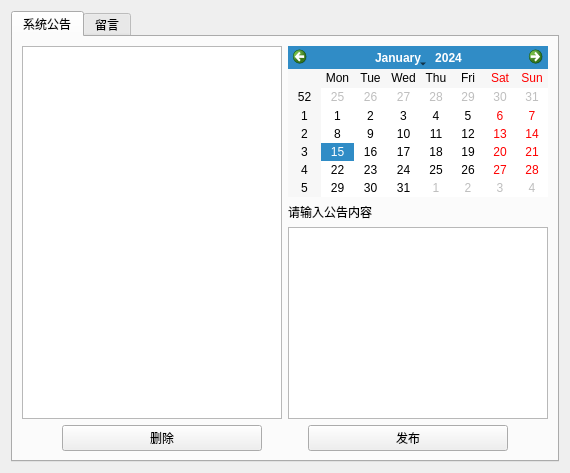
        <widget class="QWidget" name="tab_9">
         <attribute name="title">
          <string>查看公告</string>
         </attribute>
         <layout class="QHBoxLayout" name="horizontalLayout_3">
          <item>
           <widget class="QTabWidget" name="tabWidget_3">
            <property name="currentIndex">
             <number>0</number>
            </property>
            <widget class="QWidget" name="tab_10">
             <attribute name="title">
              <string>系统公告</string>
             </attribute>
             <layout class="QHBoxLayout" name="horizontalLayout_58">
              <item>
               <layout class="QVBoxLayout" name="verticalLayout_4">
                <item>
                 <layout class="QHBoxLayout" name="horizontalLayout_8">
                  <item>
                   <widget class="QTableWidget" name="tc_news_table"/>
                  </item>
                  <item>
                   <layout class="QVBoxLayout" name="verticalLayout_14">
                    <item>
                     <widget class="QCalendarWidget" name="tc_calendar"/>
                    </item>
                    <item>
                     <layout class="QVBoxLayout" name="verticalLayout_5">
                      <item>
                       <widget class="QLabel" name="label_3">
                        <property name="text">
                         <string>请输入公告内容</string>
                        </property>
                       </widget>
                      </item>
                      <item>
                       <widget class="QTextEdit" name="publishText"/>
                      </item>
                     </layout>
                    </item>
                   </layout>
                  </item>
                 </layout>
                </item>
                <item>
                 <layout class="QHBoxLayout" name="horizontalLayout_9">
                  <item>
                   <spacer name="horizontalSpacer_3">
                    <property name="orientation">
                     <enum>Qt::Horizontal</enum>
                    </property>
                    <property name="sizeHint" stdset="0">
                     <size>
                      <width>40</width>
                      <height>20</height>
                     </size>
                    </property>
                   </spacer>
                  </item>
                  <item>
                   <widget class="QPushButton" name="button_deletenews">
                    <property name="minimumSize">
                     <size>
                      <width>200</width>
                      <height>0</height>
                     </size>
                    </property>
                    <property name="text">
                     <string>删除</string>
                    </property>
                   </widget>
                  </item>
                  <item>
                   <spacer name="horizontalSpacer_4">
                    <property name="orientation">
                     <enum>Qt::Horizontal</enum>
                    </property>
                    <property name="sizeHint" stdset="0">
                     <size>
                      <width>40</width>
                      <height>20</height>
                     </size>
                    </property>
                   </spacer>
                  </item>
                  <item>
                   <widget class="QPushButton" name="button_publish">
                    <property name="minimumSize">
                     <size>
                      <width>200</width>
                      <height>0</height>
                     </size>
                    </property>
                    <property name="text">
                     <string>发布</string>
                    </property>
                   </widget>
                  </item>
                  <item>
                   <spacer name="horizontalSpacer_5">
                    <property name="orientation">
                     <enum>Qt::Horizontal</enum>
                    </property>
                    <property name="sizeHint" stdset="0">
                     <size>
                      <width>40</width>
                      <height>20</height>
                     </size>
                    </property>
                   </spacer>
                  </item>
                 </layout>
                </item>
               </layout>
              </item>
             </layout>
            </widget>
            <widget class="QWidget" name="tab_11">
             <attribute name="title">
              <string>留言</string>
             </attribute>
            </widget>
           </widget>
          </item>
         </layout>
        </widget>
